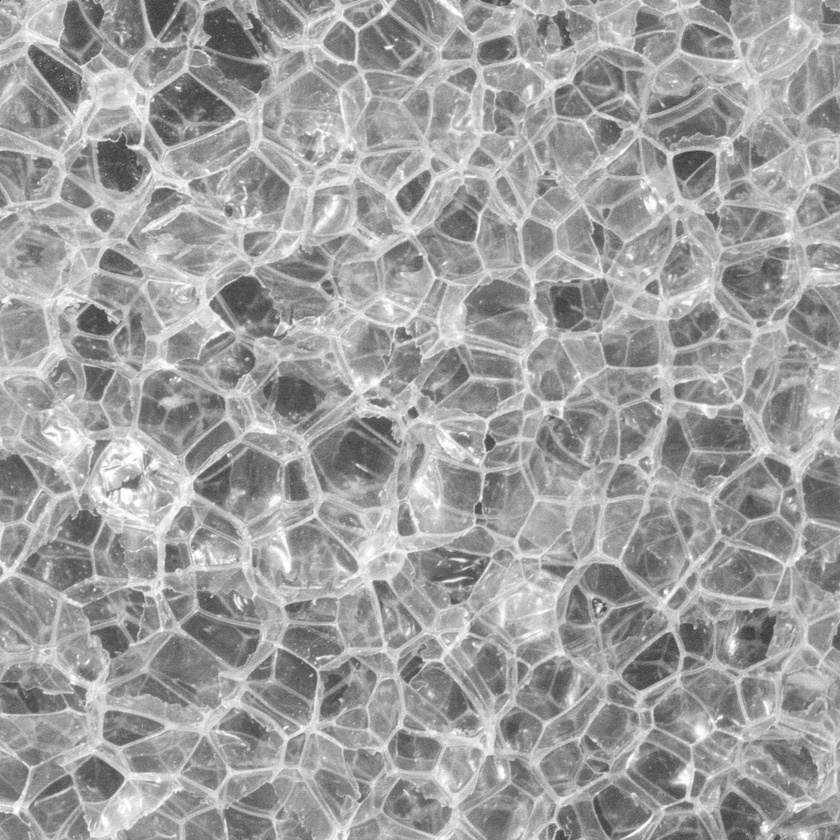
#> input picture brodatz/1.3.13.jpeg, 840 x 840 px, shrunk from 1000 x 1000 before the run, given in place of 1.3.13.tiff, which was not available
$ python crop.py   (Python 2 division)
#> lines starting #> are read from the running program, lines starting #| are printed output that depends on the picture; after the words box and inside, x2 and y2 are one past the last pixel; in counts of white or black regions, pixels touching at a corner belong together
# -*- coding: utf-8 -*-
"""
Created on Tue Nov  4 12:15:26 2014

@author: frederik
"""

import cv2

name = "1.3.13"

img = cv2.imread("textures/" + name + ".tiff")
#> img is the input picture: shape (840, 840, 3); mean B, G, R 158.6, 158.6, 158.6
#img2 = cv2.imread("universe1.jpeg")

x  = 15
y = 15
h = 1000
w = 1000

# [4 lines of commented-out code are left out]


crop = img[y:y+h,x:x+w]
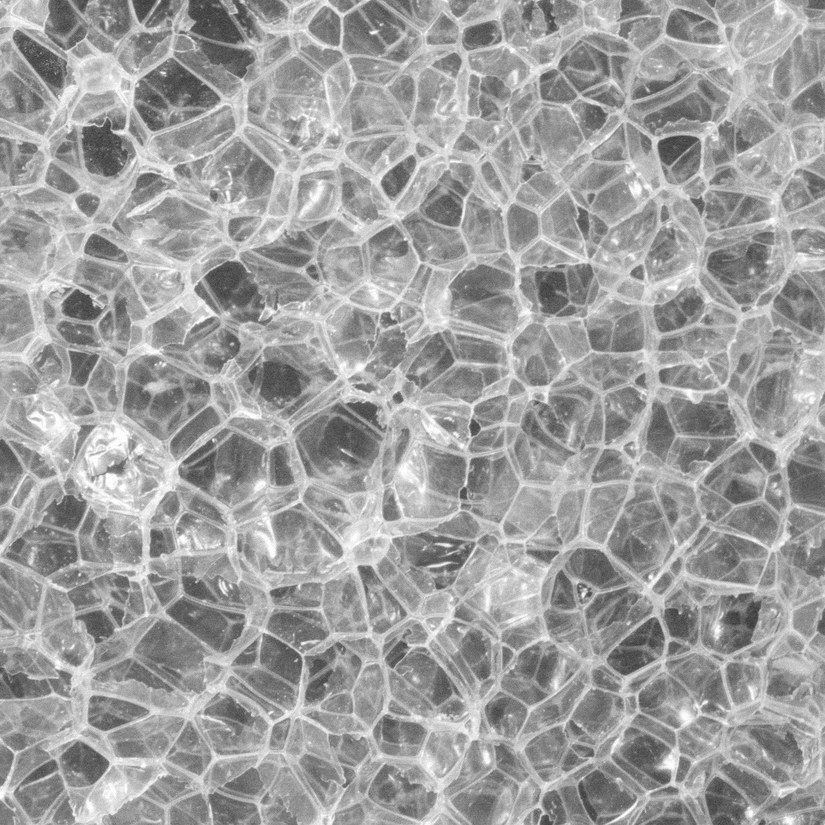
#> crop: shape (825, 825, 3); mean B, G, R 158.7, 158.7, 158.7

crop[0,0] = [255, 0, 0]
#> crop: shape (825, 825, 3); under 0.01% of pixels changed, all inside (x1, y1, x2, y2) = (0, 0, 1, 1)

print crop.shape
#| (825, 825, 3)

cv2.imshow("texture", img )
cv2.imshow("crop", crop )
cv2.waitKey(0)
#cv2.imwrite(name + '.png',crop)

cv2.imwrite(name + ".jpeg", crop, (cv2.IMWRITE_JPEG_QUALITY, 100))

$ run again, with brodatz/1.3.01.jpeg copied over brodatz/1.3.13.jpeg
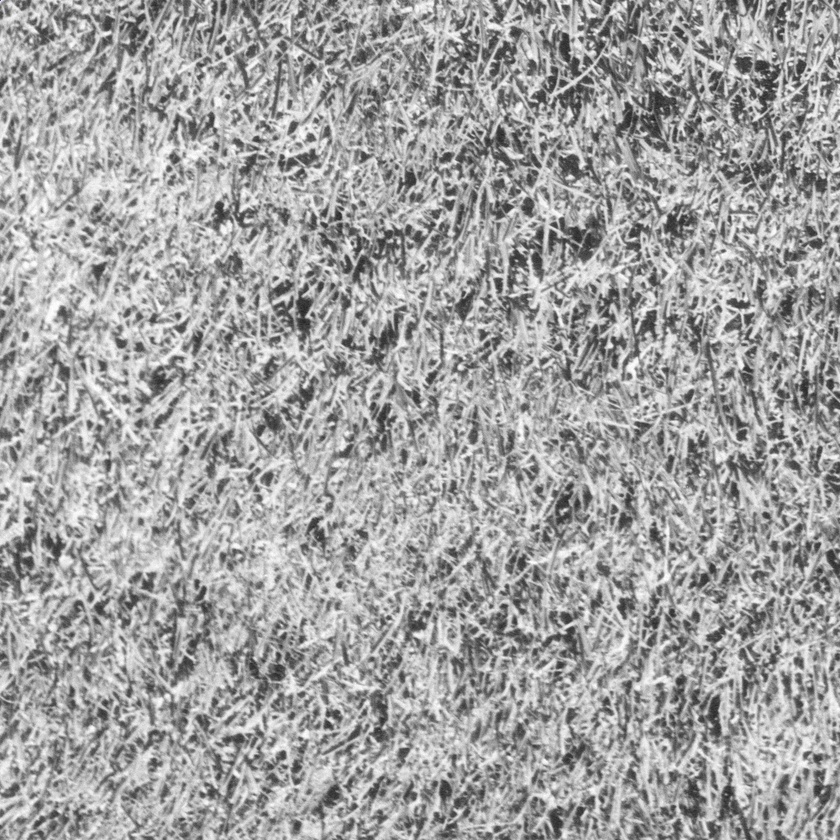
#> input picture brodatz/1.3.01.jpeg, 840 x 840 px, shrunk from 1000 x 1000 before the run, given in place of 1.3.13.tiff, which was not available
#> img is the input picture: shape (840, 840, 3); mean B, G, R 162.3, 162.3, 162.3
#> `crop = img[y:y+h,x:x+w]`:
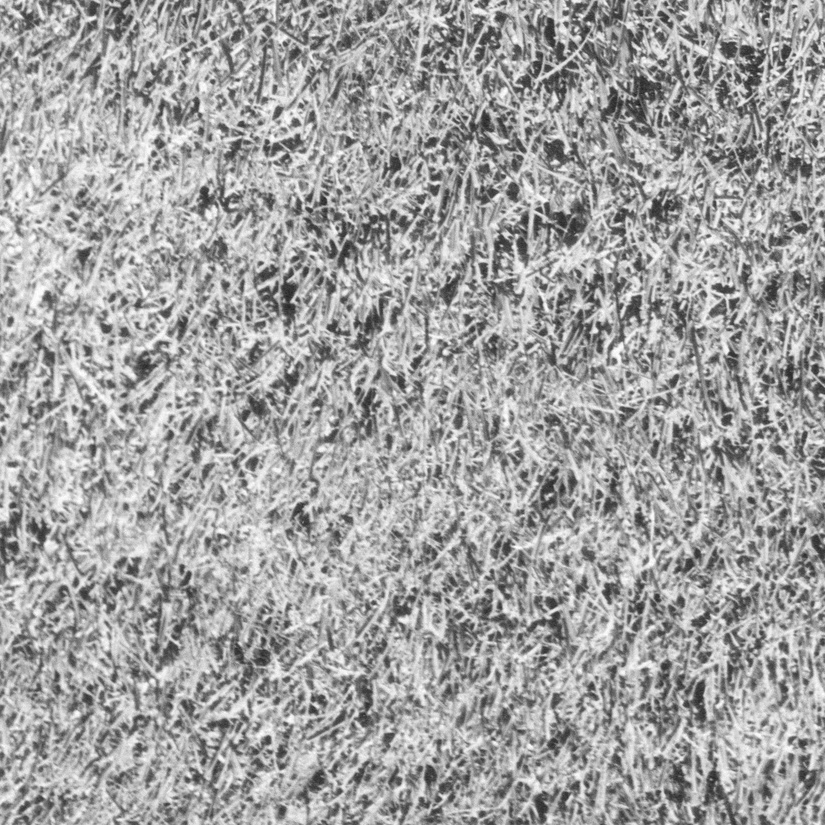
#> crop: shape (825, 825, 3); mean B, G, R 162.4, 162.4, 162.4
#| (825, 825, 3)

$ run again, with brodatz/1.3.02.jpeg copied over brodatz/1.3.13.jpeg
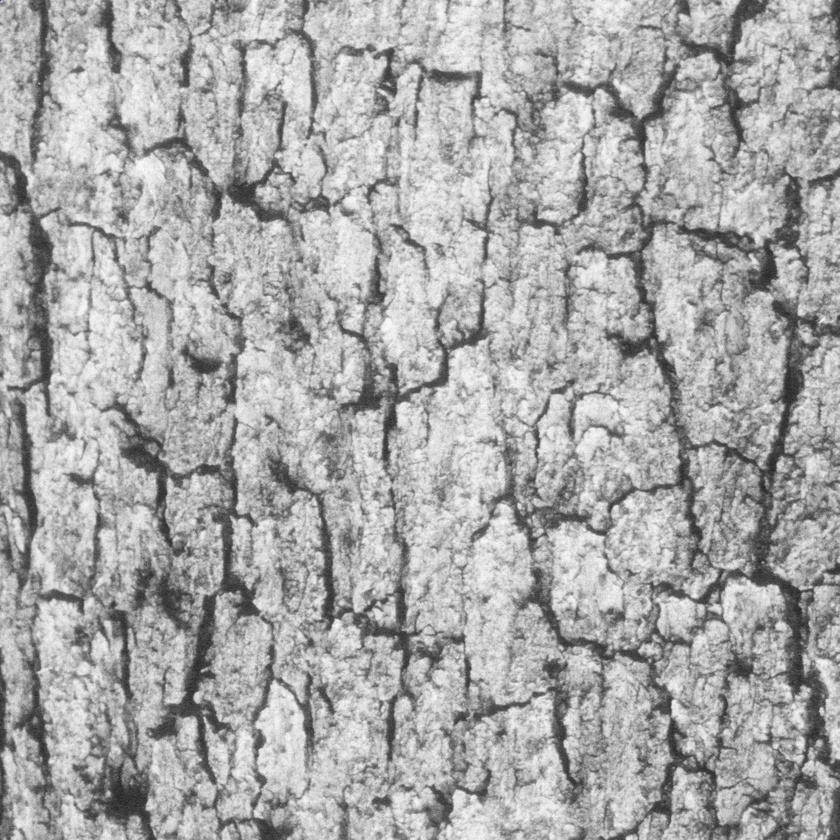
#> input picture brodatz/1.3.02.jpeg, 840 x 840 px, shrunk from 1000 x 1000 before the run, given in place of 1.3.13.tiff, which was not available
#> img is the input picture: shape (840, 840, 3); mean B, G, R 168.2, 168.2, 168.2
#> `crop = img[y:y+h,x:x+w]`:
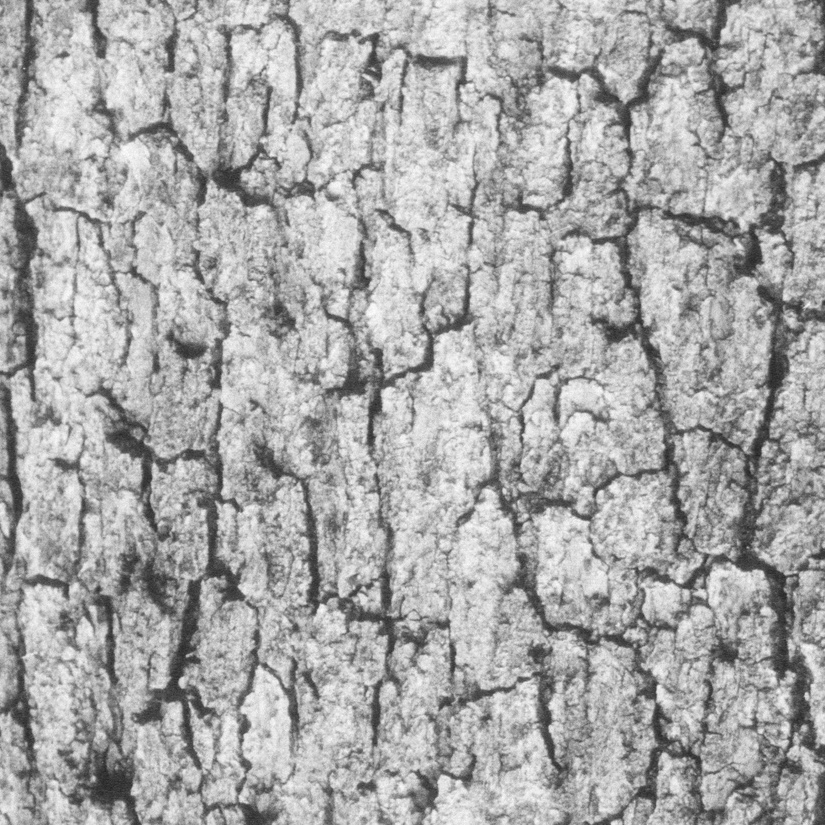
#> crop: shape (825, 825, 3); mean B, G, R 168.1, 168.1, 168.1
#| (825, 825, 3)

$ run again, with brodatz/1.3.03.jpeg copied over brodatz/1.3.13.jpeg
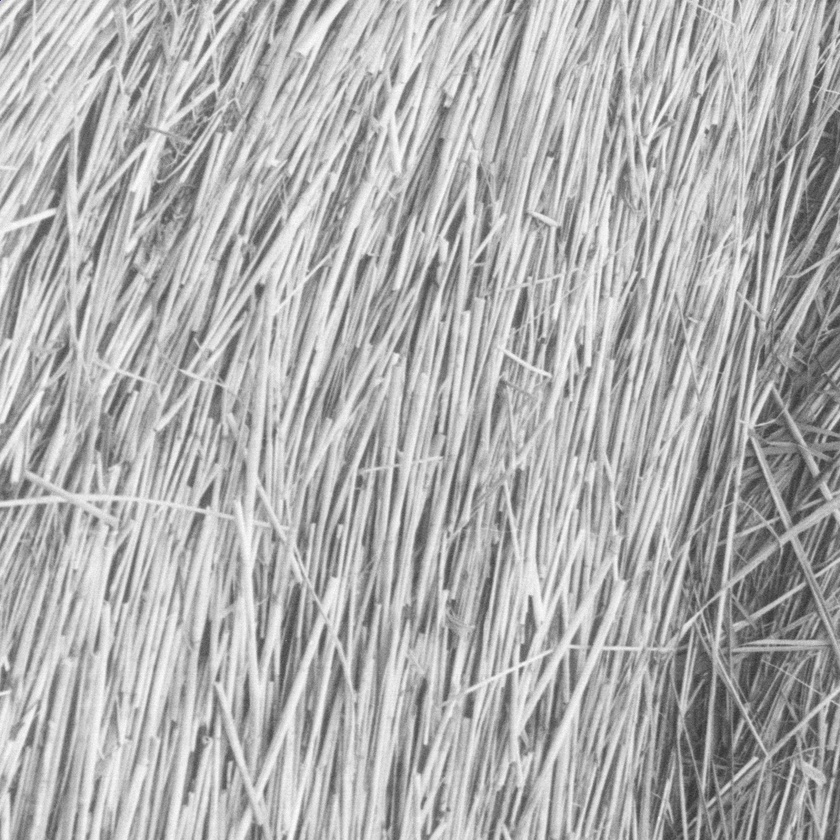
#> input picture brodatz/1.3.03.jpeg, 840 x 840 px, shrunk from 1000 x 1000 before the run, given in place of 1.3.13.tiff, which was not available
#> img is the input picture: shape (840, 840, 3); mean B, G, R 175.2, 175.2, 175.2
#> `crop = img[y:y+h,x:x+w]`:
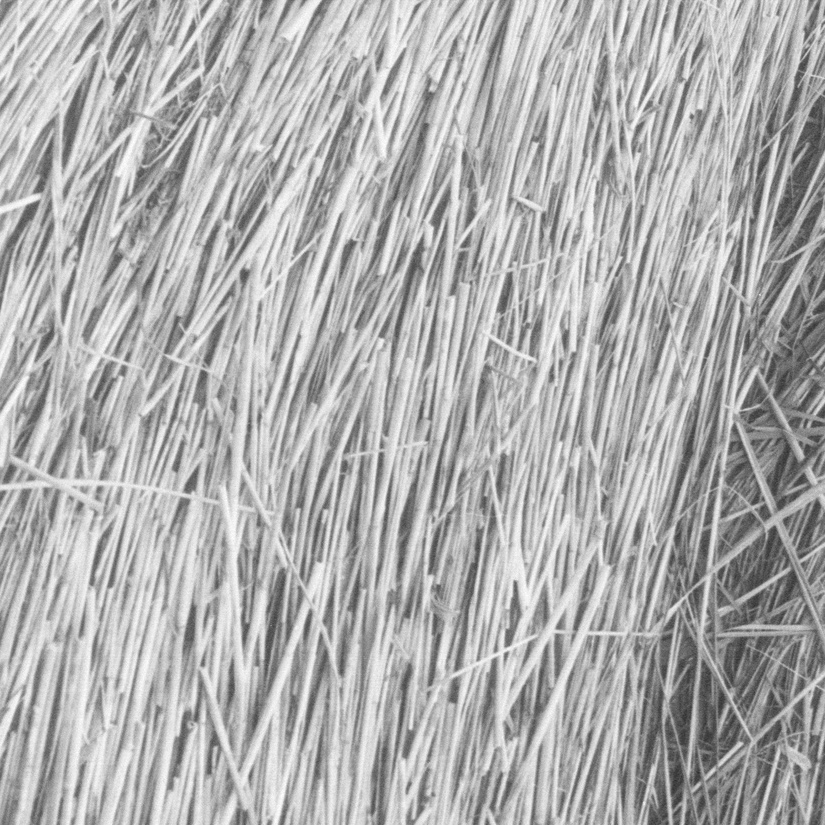
#> crop: shape (825, 825, 3); mean B, G, R 174.8, 174.8, 174.8
#| (825, 825, 3)
